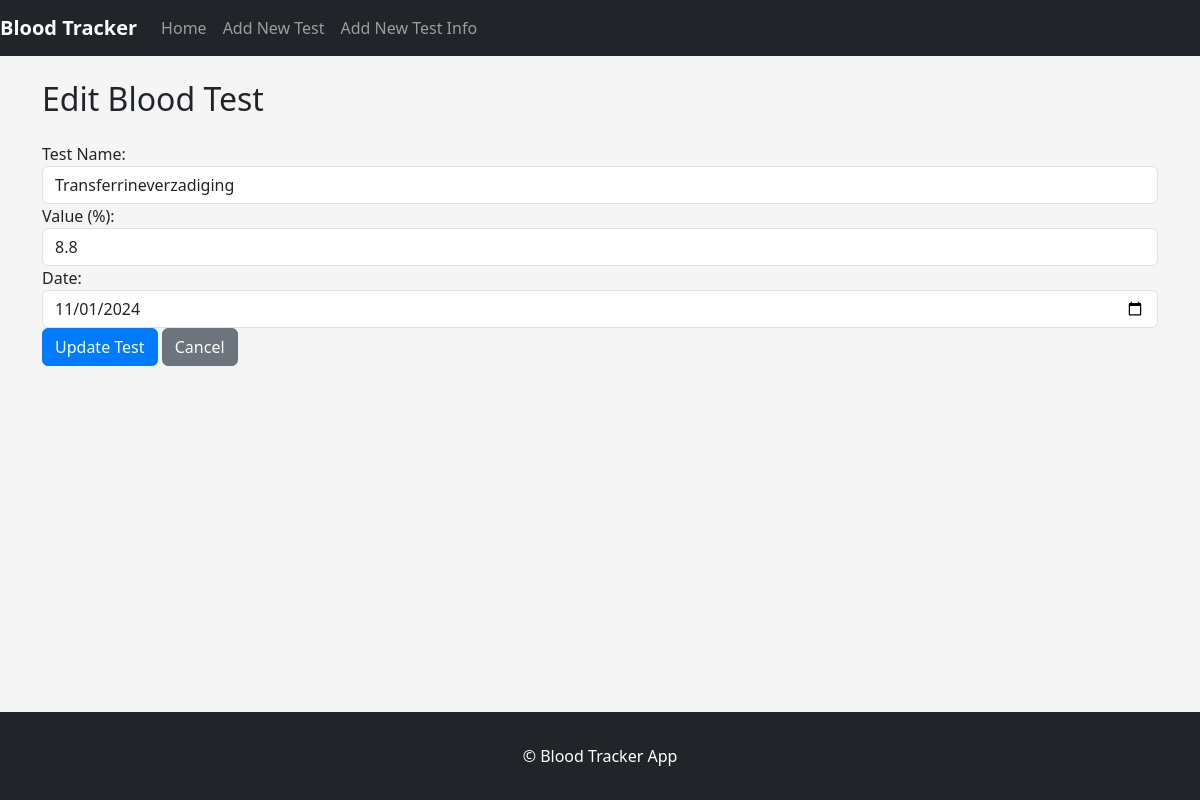
The app's page /edit/4 with its own data.
### models.py (models this page shows)
class BloodTest(db.Model):
    id = db.Column(db.Integer, primary_key=True)
    test_name = db.Column(db.String(100), nullable=False)
    value = db.Column(db.Float, nullable=False)
    unit = db.Column(db.String(20), nullable=False)
    date = db.Column(db.Date, nullable=False)
    normal_min = db.Column(db.Float, nullable=False)
    normal_max = db.Column(db.Float, nullable=False)

### app.py (the view)
@app.route('/edit/<int:test_id>', methods=['GET', 'POST'])
def edit_test(test_id):
    test = BloodTest.query.get_or_404(test_id)
    if request.method == 'POST':
        value = request.form['value']
        date_str = request.form['date']
        try:
            test.value = value
            test.date = datetime.strptime(date_str, '%Y-%m-%d')
            db.session.commit()
            flash('Blood test updated successfully!', 'success')
            return redirect(url_for('index'))
        except Exception as e:
            db.session.rollback()
            flash('Error updating blood test. Please try again.', 'danger')
            return redirect(url_for('edit_test', test_id=test.id))
    else:
        return render_template('edit.html', test=test)

### templates/edit.html
{% extends 'base.html' %}
{% block content %}
<h2 class="mb-4">Edit Blood Test</h2>
<form method="POST">
  <div class="form-group">
    <label for="test_name">Test Name:</label>
    <input
      type="text"
      class="form-control"
      name="test_name"
      id="test_name"
      value="{{ test.test_name }}"
      readonly
    />
  </div>
  <div class="form-group">
    <label for="value">Value ({{ test.unit }}):</label>
    <input
      type="text"
      class="form-control"
      name="value"
      id="value"
      value="{{ test.value }}"
      required
    />
  </div>
  <div class="form-group">
    <label for="date">Date:</label>
    <input
      type="date"
      class="form-control"
      name="date"
      id="date"
      value="{{ test.date.strftime('%Y-%m-%d') }}"
      required
    />
  </div>
  <button type="submit" class="btn btn-primary">Update Test</button>
  <a href="{{ url_for('index') }}" class="btn btn-secondary">Cancel</a>
</form>
{% endblock %}

### static/styles.css (style rules this page uses)
body { background-color: #f5f5f5; }
.btn-primary { background-color: #007bff; border-color: #007bff; }

### records on screen
BloodTest: test_name "Transferrineverzadiging", unit "%", value "8.8", date "11/01/2024"
